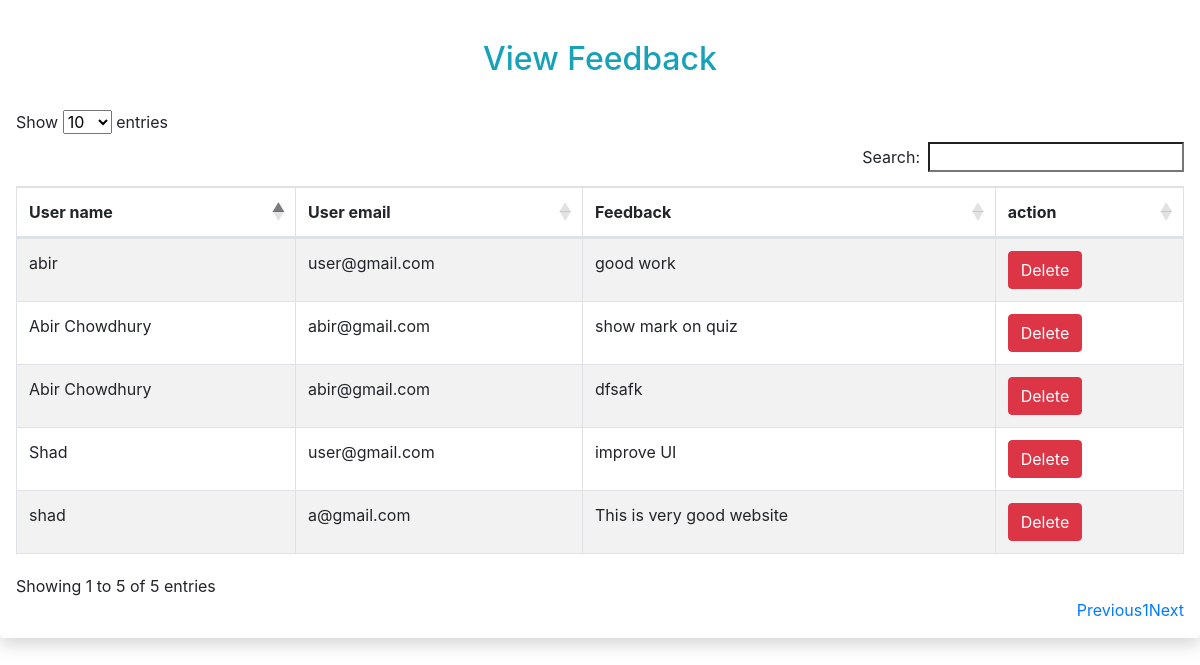
Screenshot of /view_feedback.php with the database file from the repository.
### tables this page shows
CREATE TABLE `user_feedback` (
  `S_no` int(11) NOT NULL,
  `user_name` varchar(50) NOT NULL,
  `u_email` varchar(50) NOT NULL,
  `feedback` varchar(1000) NOT NULL
);

### view_feedback.php (the view, shortened to what this page needs)
<?php
include '_dbconnect.php';
$sql = "SELECT *  FROM user_feedback";
$result = mysqli_query($con, $sql);
$num1 = mysqli_num_rows($result);
$html = "";
if ($num1 > 0) {
    while ($row = $result->fetch_assoc()) {
        $html = $html  . "<tr>" .
            '<form action="/covid/requestedfile.php" method="POST">' .
            '<td><input hidden type="text" name="id" placeholder="Enter Doctor ID" value="' . $row["S_no"] . '">' . $row["user_name"] . " </td>" .
            "<td>" . $row["u_email"] . "</td>" .
            "<td>" . $row["feedback"] . "</td> " .
            '<td>' .
            '<a class="btn btn-danger" href="/EduShare/delete_feedback.php?id=' . $row["S_no"] . '">Delete</a> ' .
            '</td>' .
            '</form>' .
            "</tr>";
    }
}
?>
<!DOCTYPE html>
<html lang="en">
<head>
    <link rel="stylesheet" href="https://cdnjs.cloudflare.com/ajax/libs/twitter-bootstrap/4.5.2/css/bootstrap.css">
    <link rel="stylesheet" href="https://cdn.datatables.net/1.10.23/css/dataTables.bootstrap4.min.css">
</head>
<body>
    <div class="shadow p-3 mb-5 bg-white rounded">
        <h2 class="text-center p-4 text-capitalize text-info">View Feedback</h2>
        <table id="example" class="table table-striped table-bordered" style="width:100%">
            <thead>
                <tr>
                    <th>User name</th>
                    <th>User email</th>
                    <th>Feedback</th>
                    <th>action</th>
                </tr>
            </thead>
            <tbody>
                <?php
                echo  $html
                ?>
            </tbody>
        </table>
    </div>
</body>
</html>

### rows the page displays
user_feedback: user_name "abir", u_email "user@gmail.com", feedback "good work"
user_feedback: user_name "Shad", u_email "user@gmail.com", feedback "improve UI"
user_feedback: user_name "Abir Chowdhury", u_email "abir@gmail.com", feedback "show mark on quiz"
user_feedback: user_name "Abir Chowdhury", u_email "abir@gmail.com", feedback "dfsafk"
user_feedback: user_name "shad", u_email "a@gmail.com", feedback "This is very good website"
